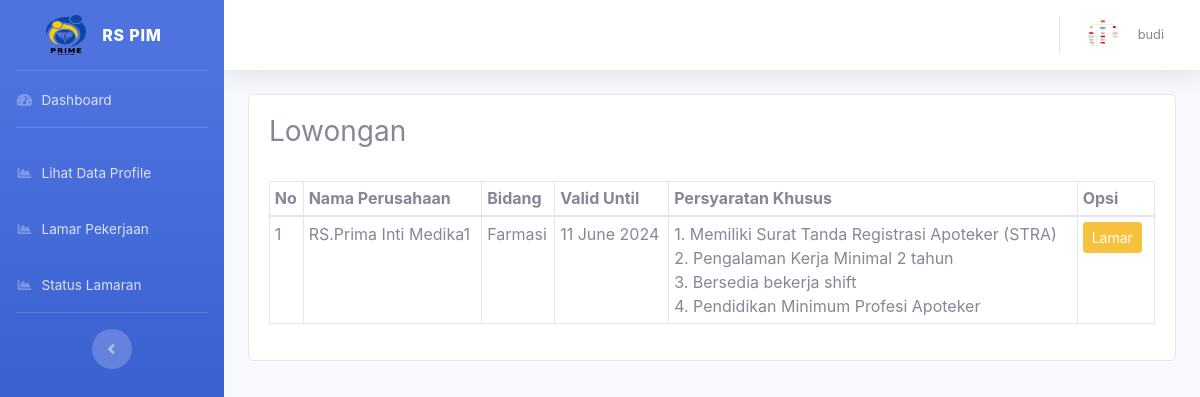
The app's page /dashboard/index.php?r=lamaran/index (signed in) with its own data.
### tables this page shows
CREATE TABLE `tbl_profile` (
  `id_profile` int(11) NOT NULL,
  `id_pengguna` int(11) DEFAULT NULL,
  `nama_lengkap` varchar(100) DEFAULT NULL,
  `no_ktp` int(50) NOT NULL,
  `email` varchar(100) DEFAULT NULL,
  `tempat_lahir` varchar(50) DEFAULT NULL,
  `tanggal_lahir` date DEFAULT NULL,
  `jenis_kelamin` enum('pria','wanita') DEFAULT NULL,
  `umur` int(11) NOT NULL,
  `ibu` varchar(50) NOT NULL,
  `no_hp` bigint(20) DEFAULT NULL,
  `status_diri` int(11) DEFAULT NULL,
  `alamat` text DEFAULT NULL,
  `alamat_domisili` text DEFAULT NULL,
  `provinsi` varchar(50) DEFAULT NULL,
  `kabupaten` varchar(50) DEFAULT NULL,
  `kecamatan` varchar(50) DEFAULT NULL,
  `foto_pelamar` varchar(500) NOT NULL,
  `cv` varchar(300) DEFAULT NULL,
  `str` varchar(300) DEFAULT NULL,
  `ijazah` varchar(300) DEFAULT NULL,
  `transkrip` varchar(300) DEFAULT NULL,
  `ktp` varchar(300) DEFAULT NULL,
  `surat_lamaran` varchar(300) DEFAULT NULL,
  `status` int(11) NOT NULL
);

CREATE TABLE `tbl_lowongan` (
  `id_lowongan` int(11) NOT NULL,
  `nama_perus` varchar(120) DEFAULT NULL,
  `bidang` varchar(120) DEFAULT NULL,
  `kuota` int(5) NOT NULL,
  `valid_until` date DEFAULT NULL,
  `persyaratan_khusus` text DEFAULT NULL
);

### dashboard/index.php (called while the page is built, shortened)
<?php require_once '../config/conn.php'; ?>
<?php require_once 'layouts/header.php'; ?>
<?php include 'layouts/sidebar.php'; ?>
<?php $page = $_REQUEST['r']; ?>
<?php include_once $page.'.php'; ?>
<?php include 'layouts/footer.php'; ?>

### config/conn.php (called while the page is built, shortened)
<?php
function Connect(){
    $connect = mysqli_connect(HOST, DB_USER, DB_PASSWORD,DB_NAME);
    if($connect){
        return $connect;
    } else {
      return FALSE;
    }
}
?>

### dashboard/lamaran/func.php (called while the page is built, shortened)
<?php
function GetAll()
{
  $query = "SELECT * FROM tbl_lowongan";
  $exe = mysqli_query(Connect(), $query);
  while ($data = mysqli_fetch_array($exe)) {
    $datas[] = array(
      'id_lowongan' => $data['id_lowongan'],
      'nama_perus' => $data['nama_perus'],
      'bidang' => $data['bidang'],
      'valid_until' => $data['valid_until'],
      'persyaratan_khusus' => $data['persyaratan_khusus'],
    );
  }
  return $datas;
}

### dashboard/lamaran/index.php (the view)
<?php
require_once 'func.php';
?>
<h3>Lowongan</h3>
<br>
<div class='table-responsive'>
  <table class='table table-bordered table-sm'>
    <thead>
      <tr>
        <th>No</th>
        <th>Nama Perusahaan</th>
        <th>Bidang</th>
        <th>Valid Until</th>
        <th>Persyaratan Khusus</th>
        <th colspan='2'>Opsi</th>
      </tr>
    </thead>
    <tbody>
      <?php
      $lowongans = GetAll();
      $no = 1;
      if (isset($lowongans)) {
        foreach ($lowongans as $data) {
          echo "<tr>";
          echo "<td>" . $no++ . "</td>";
          echo "<td>" . $data['nama_perus'] . "</td>";
          echo "<td>" . $data['bidang'] . "</td>";
          echo "<td>" . date('d F Y', strtotime($data['valid_until'])) . "</td>";
          echo "<td>";
          $persyaratanKhusus = explode("\n", $data['persyaratan_khusus']);
          foreach ($persyaratanKhusus as $index => $persyaratan) {
            echo ($index + 1) . ". " . trim($persyaratan) . "<br>";
          }
          echo "<td>
                  <div class=\"btn-group\">
                    <form method='POST' action='?r=lamaran/lamar_datadiri'>
                      <input type='hidden' name='id_lowongan' value='" . $data['id_lowongan'] . "'>
                      <input type='submit' name='edit' value='Lamar' class='btn btn-warning btn-sm'>
                    </form>
                    &nbsp;
                  </div>
                </td>";
          echo "</tr>";
        }
      }
      ?>
    </tbody>
  </table>
</div>

### dashboard/layouts/sidebar.php (shortened to what this page needs)
<body id="page-top">
    <div id="wrapper">
        <ul class="navbar-nav bg-gradient-primary sidebar sidebar-dark accordion" id="accordionSidebar">
            <?php
            $id_pengguna_login = $_SESSION['id'];
            $query_select_profile = "SELECT * FROM tbl_profile WHERE id_pengguna = '$id_pengguna_login'";
            $result_select_profile = mysqli_query(Connect(), $query_select_profile);
            if ($result_select_profile && mysqli_num_rows($result_select_profile) > 0) {
                $data = mysqli_fetch_assoc($result_select_profile);
            ?>
                <a class="sidebar-brand d-flex align-items-center justify-content-center" href="">
                    <div class="sidebar-brand-icon ">
                        <img src="../assets/img/logo4.png" width="40" height="40">
                    </div>
                    <div class="sidebar-brand-text mx-3">RS PIM <sup></sup></div>
                </a>
            <?php
            } else {
                echo "<p>Tidak ada data</p>";
            }
            ?>
            <hr class="sidebar-divider my-0">
            <li class="nav-item">
                <a class="nav-link" href="?r=welcome/index_admin">
                    <i class="fas fa-fw fa-tachometer-alt"></i>
                    <span>Dashboard</span></a>
            </li>
            <hr class="sidebar-divider">
            <?php if ($_SESSION['hak'] == "user") { ?>
                <?php
                $id_pengguna_login = $_SESSION['id'];
                $query_select_profile = "SELECT * FROM tbl_profile WHERE id_pengguna = '$id_pengguna_login'";
                $result_select_profile = mysqli_query(Connect(), $query_select_profile);
                if ($result_select_profile) {
                    if (mysqli_num_rows($result_select_profile) > 0) {
                        $data = mysqli_fetch_assoc($result_select_profile);
                ?>
                        <?php
                    }
                }
                ?>
                <li class="nav-item">
                    <a class="nav-link" href="?r=lihat_profile/index">
                        <i class="fas fa-fw fa-chart-area"></i>
                        <span>Lihat Data Profile</span></a>
                </li>
                <li class="nav-item">
                    <a class="nav-link" href="?r=lamaran/index">
                        <i class="fas fa-fw fa-chart-area"></i>
                        <span>Lamar Pekerjaan</span></a>
                </li>
            <?php } ?>
            <?php if ($_SESSION['hak'] == "user") { ?>
                <li class="nav-item">
                    <a class="nav-link" href="?r=status_lamaran/index">
                        <i class="fas fa-fw fa-chart-area"></i>
                        <span>Status Lamaran</span></a>
                </li>
            <?php } ?>
            <hr class="sidebar-divider d-none d-md-block">
            <div class="text-center d-none d-md-inline">
                <button class="rounded-circle border-0" id="sidebarToggle"></button>
            </div>
        </ul>
        <div id="content-wrapper" class="d-flex flex-column">
            <div id="content">
                <nav class="navbar navbar-expand navbar-light bg-white topbar mb-4 static-top shadow">
                    <ul class="navbar-nav ml-auto">
                        <li class="nav-item dropdown no-arrow">
                            <a class="nav-link dropdown-toggle" href="#" id="userDropdown" role="button" data-toggle="dropdown" aria-haspopup="true" aria-expanded="false">
                                <?php
                                $foto_path = "../assets/img/profile/foto/" . $data['foto_pelamar'];
                                if (file_exists($foto_path)) {
                                    echo "<img class='img-profile rounded-circle' src='$foto_path' alt='Foto Profil' style='width:30px;height:30px;'>";
                                } else {
                                    echo "<p>Foto tidak tersedia</p>";
                                }
                                ?>
                                <span style="padding-left: 20px;" class="mr-2 d-none d-lg-inline text-gray-600 small"><?= $_SESSION['nama']; ?></span>
                            </a>
                        </li>
                    </ul>
                </nav>
                <div class="container-fluid">
                    <div class="card">
                        <div class="card-body">

### records on screen
tbl_profile: foto_pelamar (picture)
tbl_lowongan: nama_perus "RS.Prima Inti Medika1", bidang "Farmasi", valid_until "11 June 2024", persyaratan_khusus "Memiliki Surat Tanda Registrasi Apoteker (STRA)", persyaratan_khusus "Pengalaman Kerja Minimal 2 tahun", persyaratan_khusus "Bersedia bekerja shift", persyaratan_khusus "Pendidikan Minimum Profesi Apoteker"

### other values on screen
$_SESSION['nama'] "budi"
